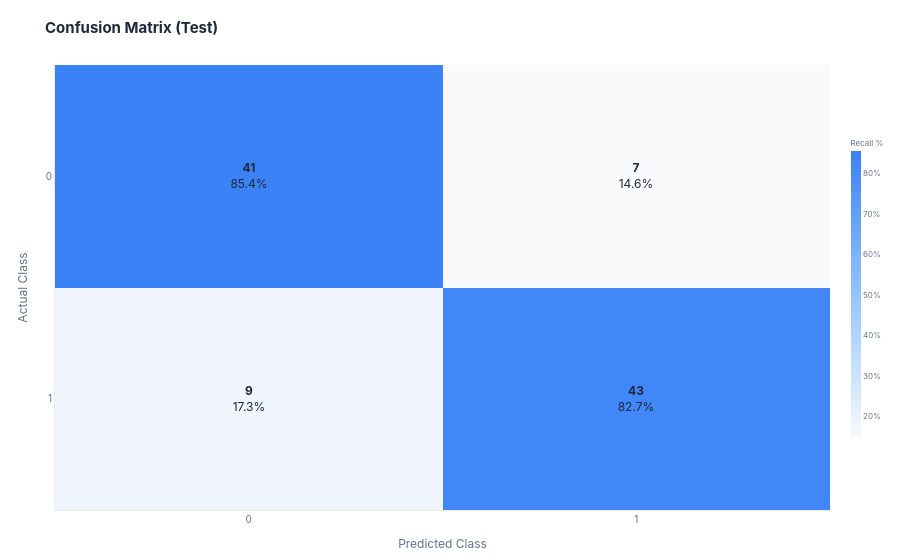

Notebook code cell kept with this figure:
### Markdown cell above
### 🎯 Classification Plots

### Code cell
plotter_clf = DiagnosticPlotter(clf_results)

# Confusion Matrix Plot
fig_cm = plotter_clf.plot_confusion_matrix(subset="test")
fig_cm.show()

### Figure 1 — Plotly figure (JSON) as saved in the notebook; plotly's stock layout.template omitted (floating-point values rounded to 4 significant figures)
{"data": [{"colorbar": {"len": 0.7, "thickness": 10, "tickfont": {"color": "#64748b", "size": 8}, "ticksuffix": "%", "title": {"font": {"color": "#64748b", "size": 8}, "text": "Recall %"}, "xpad": 5, "ypad": 5}, "colorscale": [[0.0, "#f8fafc"], [0.5, "#93c5fd"], [1.0, "#3b82f6"]], "hovertemplate": "<b>Predicted:</b> %{x}<br><b>Actual:</b> %{y}<br><b>Recall Accuracy:</b> %{z:.2f}%<extra></extra>", "showscale": true, "text": [["<b>41</b><br>85.4%", "<b>7</b><br>14.6%"], ["<b>9</b><br>17.3%", "<b>43</b><br>82.7%"]], "textfont": {"color": "#1e293b", "family": "Inter, system-ui, -apple-system, sans-serif", "size": 12}, "texttemplate": "%{text}", "x": ["0", "1"], "y": ["0", "1"], "z": [[85.42, 14.58], [17.31, 82.69]], "type": "heatmap"}], "layout": {"title": {"font": {"family": "Inter, system-ui, -apple-system, sans-serif", "color": "#1e293b", "size": 15}, "text": "<b>Confusion Matrix (Test)</b>", "x": 0.05, "xanchor": "left", "y": 0.96}, "font": {"family": "Inter, system-ui, -apple-system, sans-serif", "color": "#1e293b", "size": 11}, "margin": {"l": 55, "r": 20, "t": 65, "b": 45}, "legend": {"font": {"size": 9, "color": "#64748b"}, "orientation": "h", "yanchor": "bottom", "y": 1.01, "xanchor": "left", "x": 0.02, "bgcolor": "rgba(0,0,0,0)", "bordercolor": "rgba(0,0,0,0)", "borderwidth": 0}, "hoverlabel": {"font": {"family": "Inter, system-ui, -apple-system, sans-serif", "color": "#1e293b", "size": 11}, "bgcolor": "#ffffff", "bordercolor": "rgba(0, 0, 0, 0.08)"}, "paper_bgcolor": "#ffffff", "plot_bgcolor": "#fafbfc", "showlegend": false, "hovermode": "closest", "xaxis": {"title": {"font": {"size": 12, "color": "#64748b", "family": "Inter, system-ui, -apple-system, sans-serif"}, "text": "Predicted Class"}, "tickfont": {"color": "#64748b", "size": 10}, "gridcolor": "rgba(0, 0, 0, 0.06)", "linecolor": "rgba(0, 0, 0, 0.08)", "zerolinecolor": "rgba(0, 0, 0, 0.06)", "zerolinewidth": 1}, "yaxis": {"title": {"font": {"size": 12, "color": "#64748b", "family": "Inter, system-ui, -apple-system, sans-serif"}, "text": "Actual Class"}, "tickfont": {"color": "#64748b", "size": 10}, "gridcolor": "rgba(0, 0, 0, 0.06)", "linecolor": "rgba(0, 0, 0, 0.08)", "zerolinecolor": "rgba(0, 0, 0, 0.06)", "zerolinewidth": 1, "autorange": "reversed"}}}
